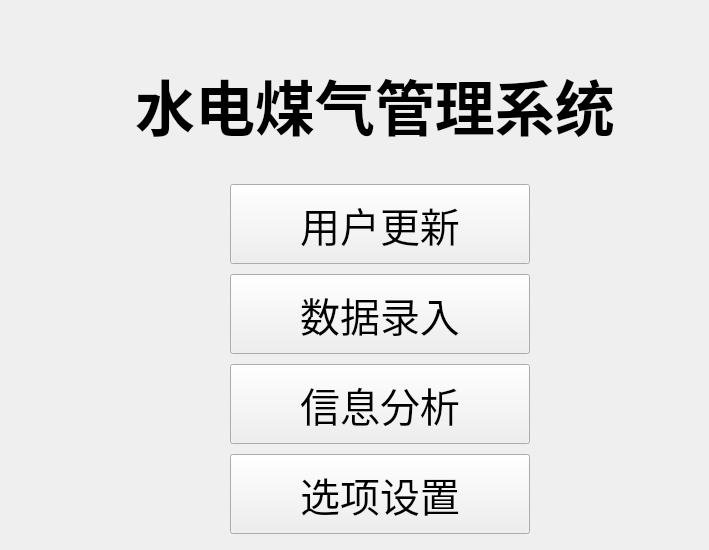
     <widget class="QWidget" name="MainPage">
      <widget class="QLabel" name="MainTitleLabel">
       <property name="geometry">
        <rect>
         <x>50</x>
         <y>30</y>
         <width>650</width>
         <height>150</height>
        </rect>
       </property>
       <property name="minimumSize">
        <size>
         <width>650</width>
         <height>150</height>
        </size>
       </property>
       <property name="maximumSize">
        <size>
         <width>650</width>
         <height>150</height>
        </size>
       </property>
       <property name="font">
        <font>
         <pointsize>45</pointsize>
         <bold>true</bold>
        </font>
       </property>
       <property name="text">
        <string>水电煤气管理系统</string>
       </property>
       <property name="alignment">
        <set>Qt::AlignmentFlag::AlignCenter</set>
       </property>
      </widget>
      <widget class="QWidget" name="layoutWidget">
       <property name="geometry">
        <rect>
         <x>230</x>
         <y>180</y>
         <width>302</width>
         <height>361</height>
        </rect>
       </property>
       <layout class="QVBoxLayout" name="verticalLayout">
        <item>
         <widget class="QPushButton" name="MainUpdateUserButton">
          <property name="minimumSize">
           <size>
            <width>300</width>
            <height>80</height>
           </size>
          </property>
          <property name="maximumSize">
           <size>
            <width>300</width>
            <height>80</height>
           </size>
          </property>
          <property name="font">
           <font>
            <family>幼圆</family>
            <pointsize>30</pointsize>
           </font>
          </property>
          <property name="text">
           <string>用户更新</string>
          </property>
         </widget>
        </item>
        <item>
         <widget class="QPushButton" name="MainDataInButton">
          <property name="minimumSize">
           <size>
            <width>300</width>
            <height>80</height>
           </size>
          </property>
          <property name="maximumSize">
           <size>
            <width>90</width>
            <height>80</height>
           </size>
          </property>
          <property name="font">
           <font>
            <family>幼圆</family>
            <pointsize>30</pointsize>
           </font>
          </property>
          <property name="text">
           <string>数据录入</string>
          </property>
         </widget>
        </item>
        <item>
         <widget class="QPushButton" name="MainAnalyseButton">
          <property name="minimumSize">
           <size>
            <width>300</width>
            <height>80</height>
           </size>
          </property>
          <property name="maximumSize">
           <size>
            <width>90</width>
            <height>80</height>
           </size>
          </property>
          <property name="font">
           <font>
            <family>幼圆</family>
            <pointsize>30</pointsize>
           </font>
          </property>
          <property name="text">
           <string>信息分析</string>
          </property>
         </widget>
        </item>
        <item>
         <widget class="QPushButton" name="MainOptionButton">
          <property name="minimumSize">
           <size>
            <width>300</width>
            <height>80</height>
           </size>
          </property>
          <property name="maximumSize">
           <size>
            <width>90</width>
            <height>80</height>
           </size>
          </property>
          <property name="font">
           <font>
            <family>幼圆</family>
            <pointsize>30</pointsize>
           </font>
          </property>
          <property name="text">
           <string>选项设置</string>
          </property>
         </widget>
        </item>
       </layout>
      </widget>
     </widget>
